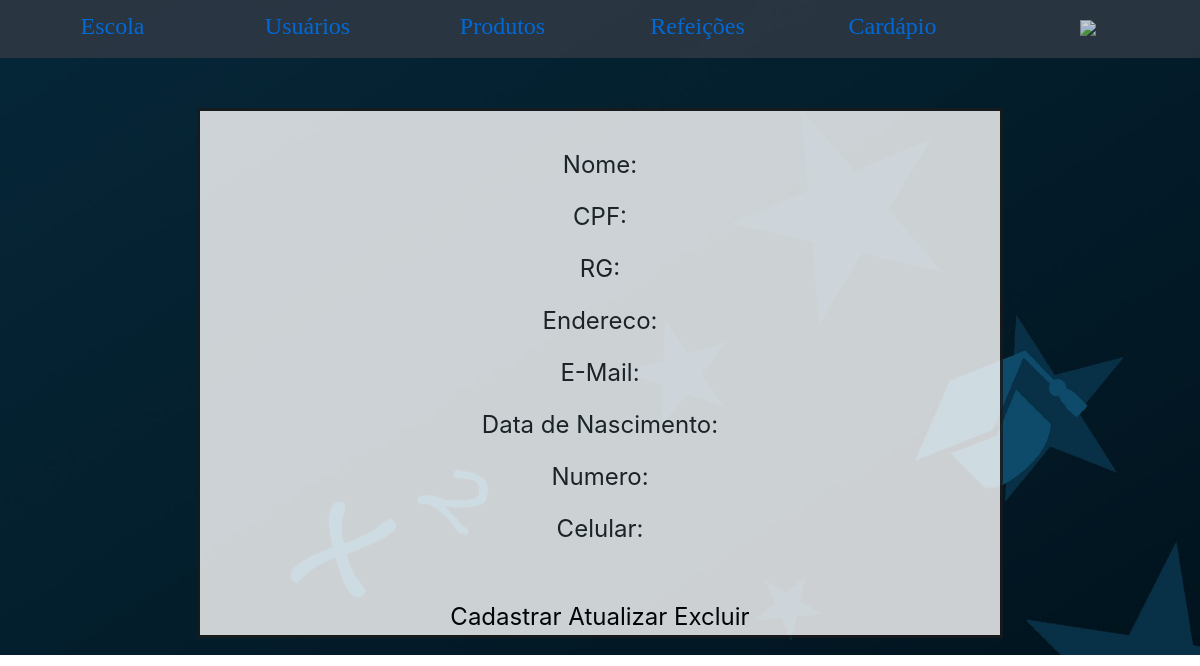
Page /sec-educacao/usuarios/nutricionista/index.php on the earlier database version.
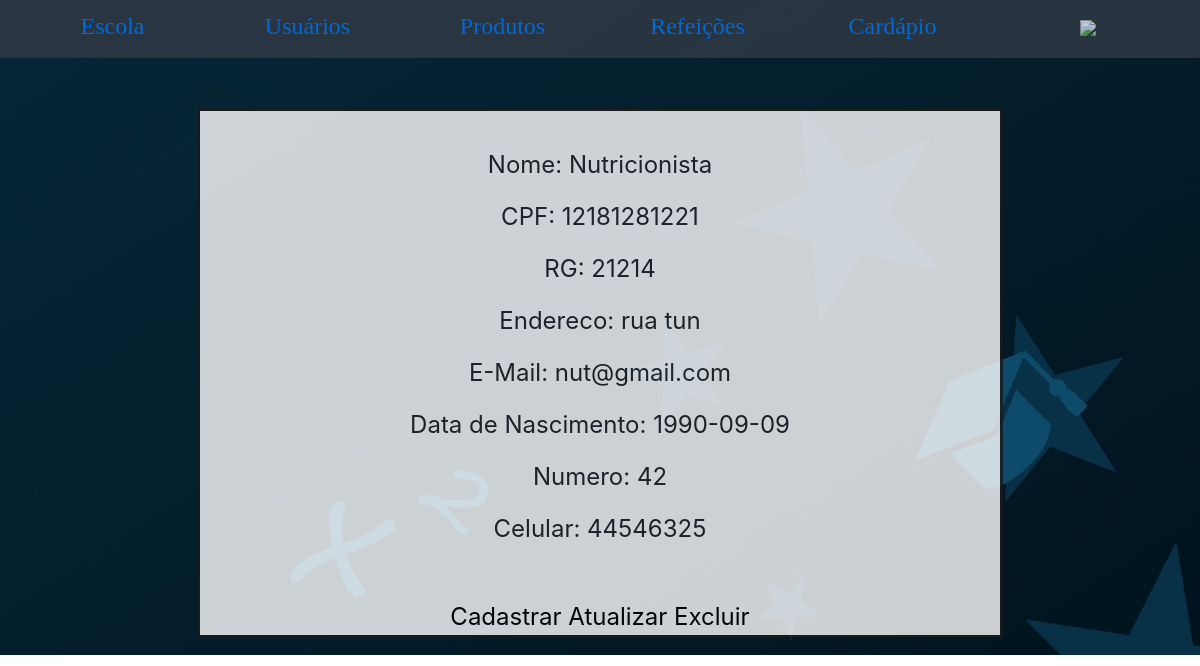
Same page on the later database version.
### tables this page shows
create table Nutricionista (
    id int primary key auto_increment,
    nome varchar(64),
    login varchar(64),
    senha varchar(64),
    cpf varchar(11),
    rg varchar(11),
    endereco varchar(255),
    email varchar(255),
    dataDeNascimento date,
    numero varchar(8),
    celular varchar(15)
);

### sec-educacao/usuarios/nutricionista/index.php (the view)
<?php
require_once '../../../funcoes-de-cabecalho.php';
require_once '../../../conexao.php';
$select = 'select * from Nutricionista';
$query = mysqli_query($conexao, $select);
$table = mysqli_fetch_array($query);
$idEscola = $table['id'];
$nome = $table['nome'];
$cpf = $table['cpf'];
$rg = $table['rg'];
$endereco = $table['endereco'];
$email = $table['email'];
$nascimento = $table['dataDeNascimento'];
$numero = $table['numero'];
$celular = $table['celular'];
cabecalhoSecEdu('../../../estilo/style.css', 'Nutricionista', '../../escola/', '../cadastrar-usuarios.php', '../../produto/', '../../refeicao/', '../../cardapio/', '../../../login/logOut.php');
    sectionTop();
?>
<br>
<p>Nome: <?=$nome?></p>
<p>CPF: <?=$cpf?></p>
<p>RG: <?=$rg?></p>
<p>Endereco: <?=$endereco?></p>
<p>E-Mail: <?=$email?></p>
<p>Data de Nascimento: <?=$nascimento?></p>
<p>Numero: <?=$numero?></p>
<p>Celular: <?=$celular?></p>
<br>
<a href="cadastrar-nutricionista.php">Cadastrar</a>
<a href="atualizar-nutricionista.php?id=<?=$idEscola?>">Atualizar</a>
<a href="validar-nutricionista.php?id=<?=$idEscola?>&acao=excluir">Excluir</a>
<?php
sectionBaixo();
rodape();

### funcoes-de-cabecalho.php (shortened to what this page needs)
<?php
function cabecalhoSecEdu($estilo = null, $title = NULL, $linkEscola = NULL, $linkUsuarios = NULL, $linkProduto = NULL, $linkRefeicao = NULL, $linkCardapio = NULL, $linkLogOut = null){
    echo "<!DOCTYPE html>"
        . "<head>"
        . "<link rel='stylesheet' href='https://stackpath.bootstrapcdn.com/bootstrap/4.3.1/css/bootstrap.min.css'>"
        . "<script src='https://ajax.googleapis.com/ajax/libs/jquery/3.4.1/jquery.min.js'></script>"
        . "<script src='https://cdnjs.cloudflare.com/ajax/libs/popper.js/1.14.7/umd/popper.min.js'></script>"
        . "<script src='https://stackpath.bootstrapcdn.com/bootstrap/4.3.1/js/bootstrap.min.js'></script>"
        . "<link rel='stylesheet' type='text/css' href='$estilo'/>"
        . "<meta charset='UTF-8'>"
        . "<title>$title</title>"
        . "</head>"
        . "<body>"
        . "<header>"
        .    "<div class='container'>"
        .        "<div class='row' id='navbar'>"
        .            "<div class='col'>"
        .               "<a href='$linkEscola'>Escola</a>"
        .            "</div>"
        .            "<div class='col'>"
        .                "<a href='$linkUsuarios'>Usuários</a>"
        .            "</div>"
        .            "<div class='col'>"
        .               "<a href='$linkProduto'>Produtos</a>"
        .            "</div>"
        .            "<div class='col'>"
        .               "<a href='$linkRefeicao'>Refeições</a>"
        .            "</div>"
        .            "<div class='col'>"
        .               "<a href='$linkCardapio'>Cardápio</a>"
        .            "</div>"
        .            "<div class='col'>"
        .               "<a href='$linkLogOut'><img src='https://image.flaticon.com/icons/svg/660/660350.svg' width=26px/></a>"
        .            "</div>"
        .    "</div>"
        . "</div>"
        . "</header>";
}
function sectionTop() {
    echo "<section>"
    .        "<div id='Box'>";
}
function sectionBaixo() {
    echo "</div>"
    .    "</section>";
}
function rodape(){
    echo "</body>"
    . "</html>";
}

### estilo/style.css (style rules this page uses)
@media (min-width: 1200px) { body { background: url('backgrounds/background.jpg') no-repeat; height: 100%; width: 100%; background-size: cover; position: relative; text-align-last: center; } }
@media (min-width: 1200px) { #Box { background: white center; opacity: 0.8; width: 800px; height: auto; margin-top: 50px; margin-right: auto; margin-bottom: 0px; margin-left: auto; position: relative; border: solid 3px rgb(26, 26, 26); box-sizing: content-box; font-size: 24px; } }
@media (min-width: 1200px) { header { background-color: #323A45; opacity: 0.8; } }
@media (min-width: 1200px) { .container { height: 50px; padding-top: 8px; text-align: center; font-family: fantasy; font-size: 24px; box-sizing: content-box; } }
@media (min-width: 1200px) { #Box a { text-decoration: none; color: black; } }

Differences in the rows shown:
added nutricionista: nome "Nutricionista", cpf "12181281221", rg "21214", endereco "rua tun", email "nut@gmail.com", dataDeNascimento "1990-09-09", numero "42", celular "44546325"
